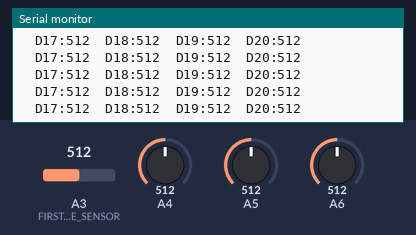
A sketch run on a simulated Arduino Uno, built with avr-gcc and run on an emulated ATmega328P. Shown: the last lines printed to the serial monitor. The inputs (shaded band) are chosen by the test bench; at power-on: A4 = 512, A6 = 512, A3 (FIRST_LINE_SENSOR) = 512, A5 = 512.

Above: at 2.7 s.
2.8 s: A4 set to 107
At 2.85 s:
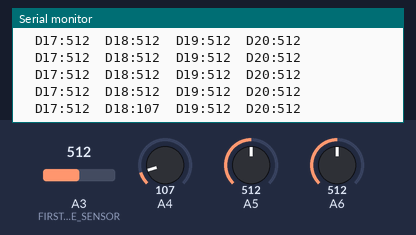
5.8 s: A4 set to 95
At 5.8 s:
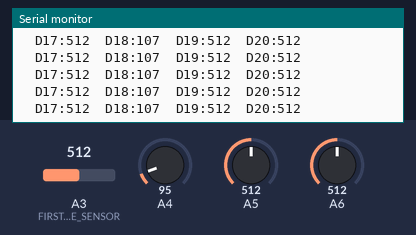
8.8 s: A6 set to 105
At 8.84 s:
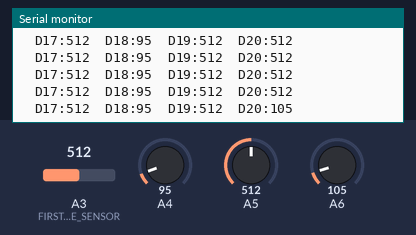
11.8 s: A6 set to 95
At 11.89 s:
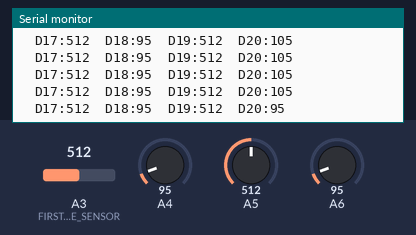
Timing chart, 0 to 14.3 s (numbered marks = the images above; inputs shaded):
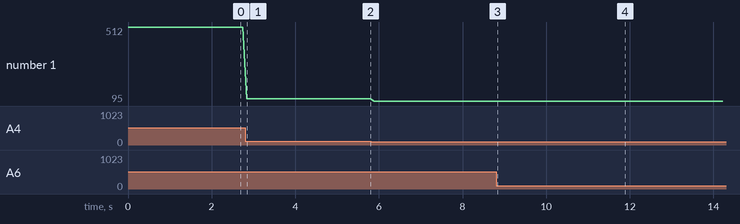

Measured:
- after the input at 2.8 s, the serial monitor: prints a new line after 0.05 s (image 1)
- after the input at 8.8 s, the serial monitor: prints a new line at once (image 3)
- after the input at 11.8 s, the serial monitor: prints a new line after 0.09 s (image 4)
- plotted number 1: 512 → 107 after the input at 2.8 s, 107 → 95 after the input at 5.8 s

The sketch:

Line.ino
```cpp
 #define FIRST_LINE_SENSOR A3

void setup() {
Serial.begin(9600);
}

void loop() {
for(int i=0;i<4;i++){
  Serial.print("\tD");
  Serial.print(i+FIRST_LINE_SENSOR);
  Serial.print(":");
  Serial.print(analogRead(FIRST_LINE_SENSOR+i));

}

Serial.println();
delay(100);
}
```
